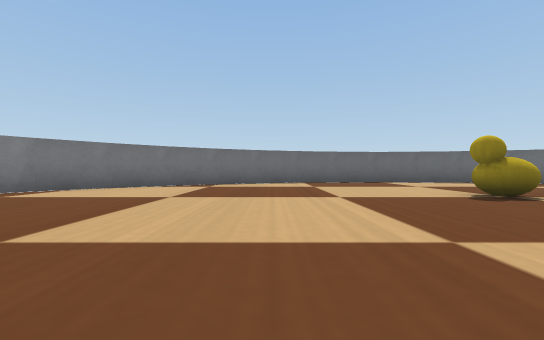
[1] (above)

15 first-person views from a walk through a robot-simulator world made for Webots. The camera is 0.04 m above the floor, looks level and sees 90° across. The floor is counted in squares, 0.1 m on a side. Each view is taken from the middle of a square. On the plan, view 1 faces up. The plan holds only what a view shows up to about 9 squares ahead; the rest is blank. Robots are left out. Simple shapes and patterns stand in for the simulator's stock objects.

[2]
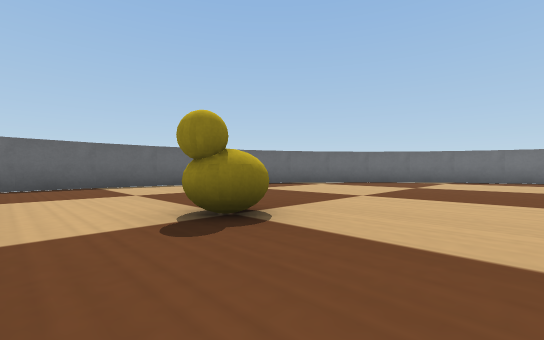

[3]
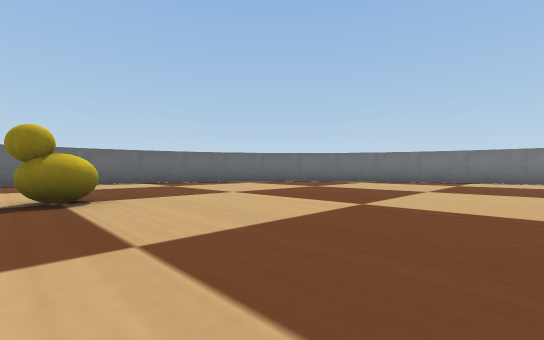

[4]
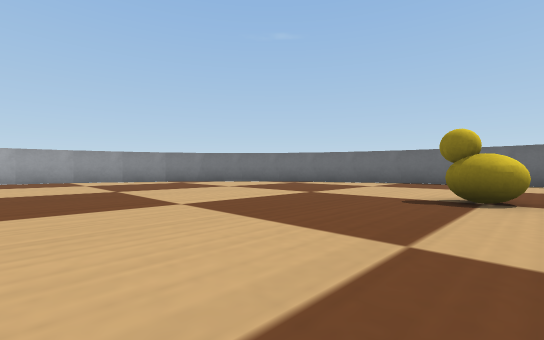

[5]
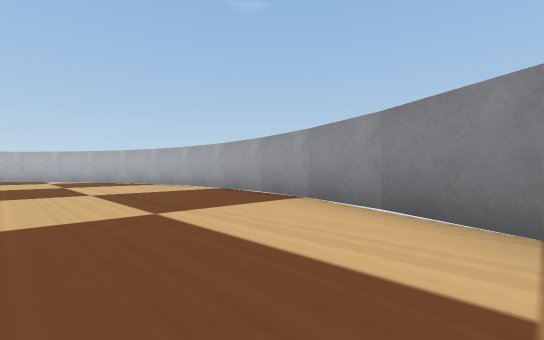

[6]
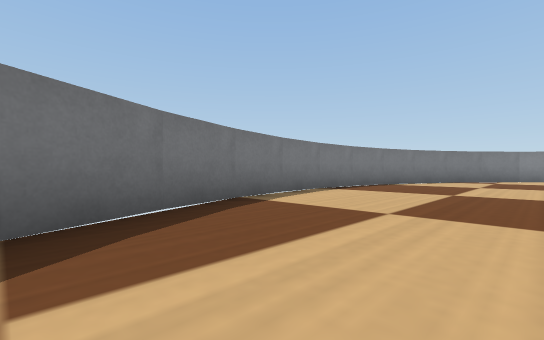

[7]
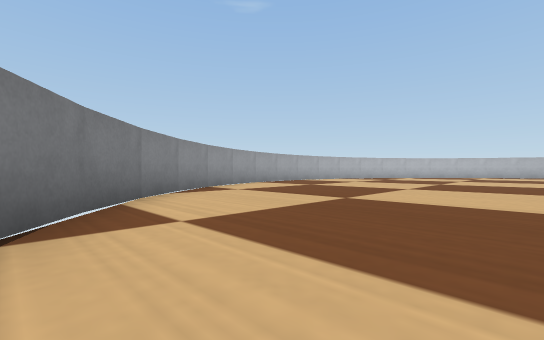

[8]
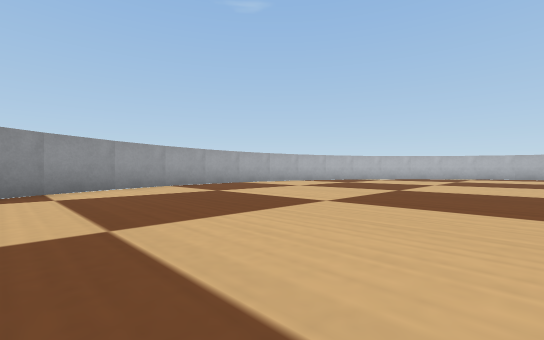

[9]
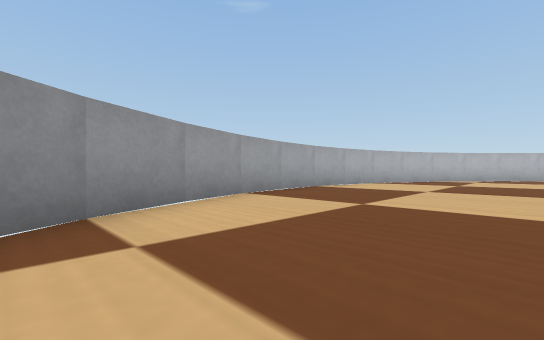

[10]
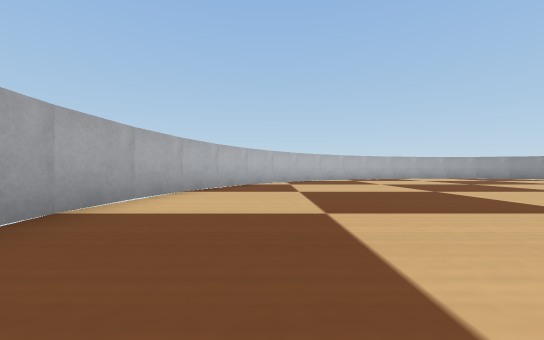

[11]
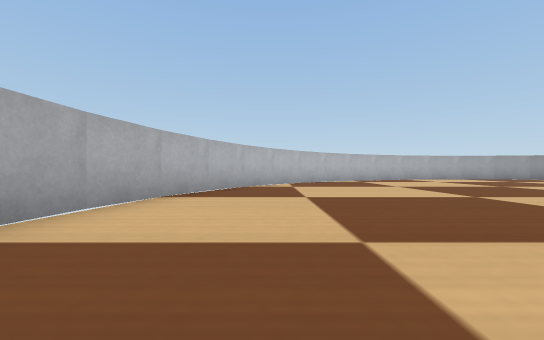

[12]
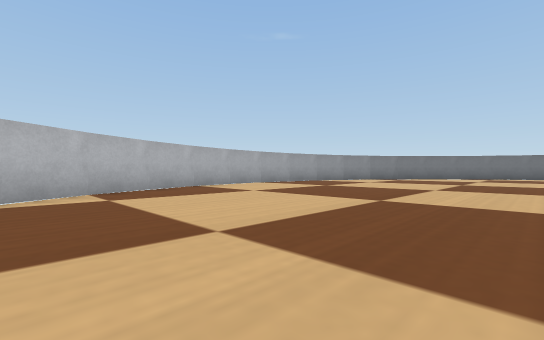

[13]
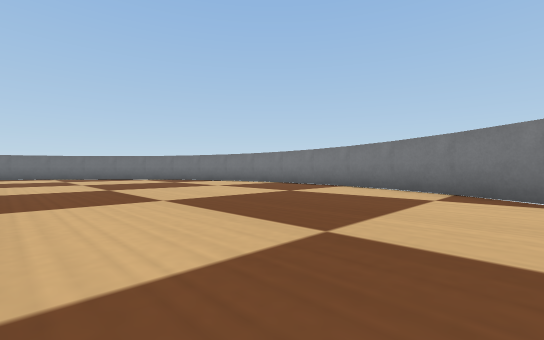

[14]
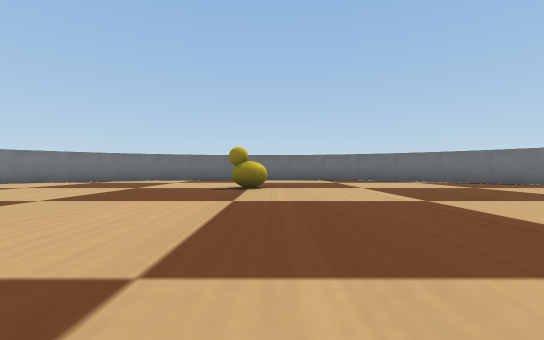

[15]
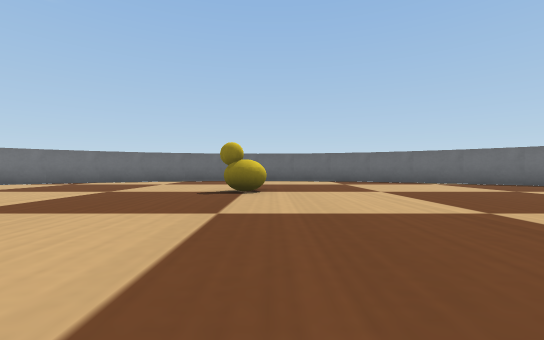

### Floor plan
Points are (right, up) in squares from view 1. A wall is a line through its corners. A room is listed if a view was taken in it or the views show most of it. See-through windows are left out.
Room 1 (views 1, 2, 3, 4, 5, 6, 7, 8, 9, 10, 11, 12, 13, 14, 15)
walls: (-6.4, -2.2) (-6.2, -3.6); (-6.5, -0.9) (-6.4, -2.4); (-6.2, -3.5) (-5.7, -4.8); (-5.7, 2.9) (-6.2, 1.5); (-5.2, -5.9) (-4.4, -7.1); (-6.2, 1.6) (-6.4, 0.3) (-6.5, -1); (-5.1, 4.1) (-5.7, 2.8); (-5.8, -4.8) (-5.1, -6); (-4.5, -7) (-3.6, -8.1); (-3.6, -8) (-2.6, -8.9) (-1.5, -9.7); (-3.5, 6.1) (-4.4, 5.1) (-4.7, 4.7); (-1.4, 7.7) (-2.6, 6.9) (-3.6, 6); (-1.6, -9.6) (-0.3, -10.2) (1, -10.7); (-0.2, 8.3) (-1.5, 7.7); (0.8, -10.6) (2.3, -10.9); (1, 8.7) (-0.3, 8.2); (2.2, -10.9) (3.6, -11); (3.5, -11) (4.9, -10.9); (3.6, 9) (2.2, 8.9) (0.9, 8.6); (4.7, -10.9) (6.1, -10.7) (7.4, -10.2); (4.9, 8.9) (3.5, 9); (6.2, 8.6) (4.7, 8.9); (7.4, 8.2) (6.1, 8.7); (7.2, -10.3) (8.6, -9.6); (8.4, -9.7) (9.6, -8.9); (8.6, 7.6) (7.3, 8.3); (9.6, 6.9) (8.5, 7.7); (9.6, -9) (10.6, -8); (11.4, -7.1) (12.2, -6) (12.8, -4.8); (10.5, -8.2) (11.5, -7); (11.5, 5) (10.5, 6.1); (10.7, 6) (9.5, 7); (12.7, 2.8) (12.1, 4); (12.2, 3.9) (11.4, 5.2); (12.7, -4.9) (13.2, -3.5); (13.4, 0.2) (13.1, 1.7); (13.2, -3.6) (13.4, -2.3) (13.5, -1) (13.4, 0.4); (13.2, 1.6) (12.7, 2.9)
objects: rubber duck (3, 4) to (4, 4)

Positions as (right, up) in squares from view 1, and headings:
1: (0, 0), facing up
2: (2, 2), facing up-right
3: (3, 0), facing up-right
4: (4, 0), facing up-left
5: (-3, 4), facing down-left
6: (10, 4), facing down-right
7: (12, -4), facing down-left
8: (9, -4), facing down-left
9: (9, -7), facing down-left
10: (6, -9), facing left
11: (5, -9), facing left
12: (0, -7), facing up-left
13: (7, -7), facing up-right
14: (4, -2), facing up
15: (4, -1), facing up
